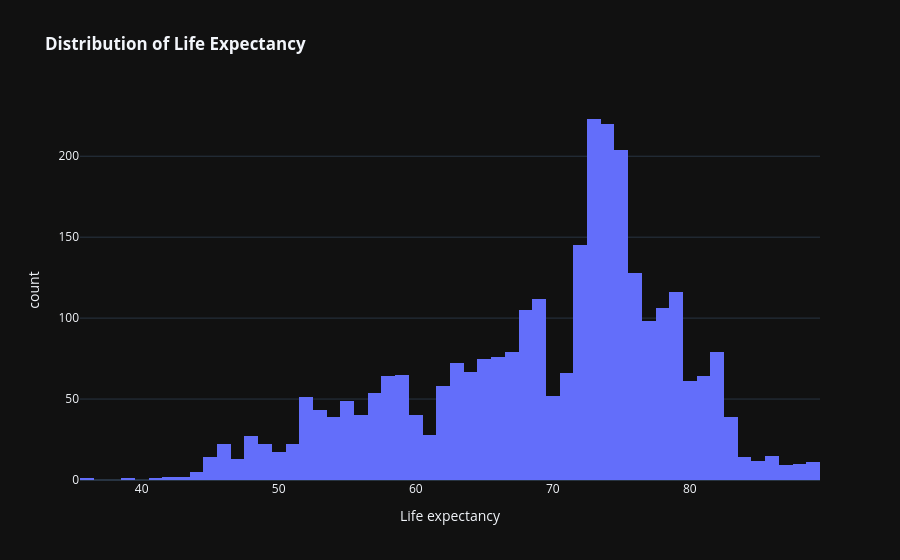

The code cell stored with this chart in its notebook:
### Markdown cell above
## 8. Exploratory Visualizations

### Code cell
# Distribution of target variable
fig = px.histogram(df, x='Life expectancy ', template='plotly_dark',
                   title='<b>Distribution of Life Expectancy</b>')
fig.show()

### Figure 1 — Plotly figure (JSON) as saved in the notebook; plotly's stock layout.template omitted (floating-point values rounded to 4 significant figures; data arrays with more than 128 entries replaced by an {"elided": "..."} marker saying what was removed)
{"data": [{"bingroup": "x", "hovertemplate": "Life expectancy =%{x}<br>count=%{y}<extra></extra>", "legendgroup": "", "marker": {"color": "#636efa", "pattern": {"shape": ""}}, "name": "", "orientation": "v", "showlegend": false, "type": "histogram", "x": {"elided": "2938 float values"}, "xaxis": "x", "yaxis": "y"}], "layout": {"barmode": "relative", "legend": {"tracegroupgap": 0}, "title": {"text": "<b>Distribution of Life Expectancy</b>"}, "xaxis": {"anchor": "y", "domain": [0, 1], "title": {"text": "Life expectancy "}}, "yaxis": {"anchor": "x", "domain": [0, 1], "title": {"text": "count"}}}}
